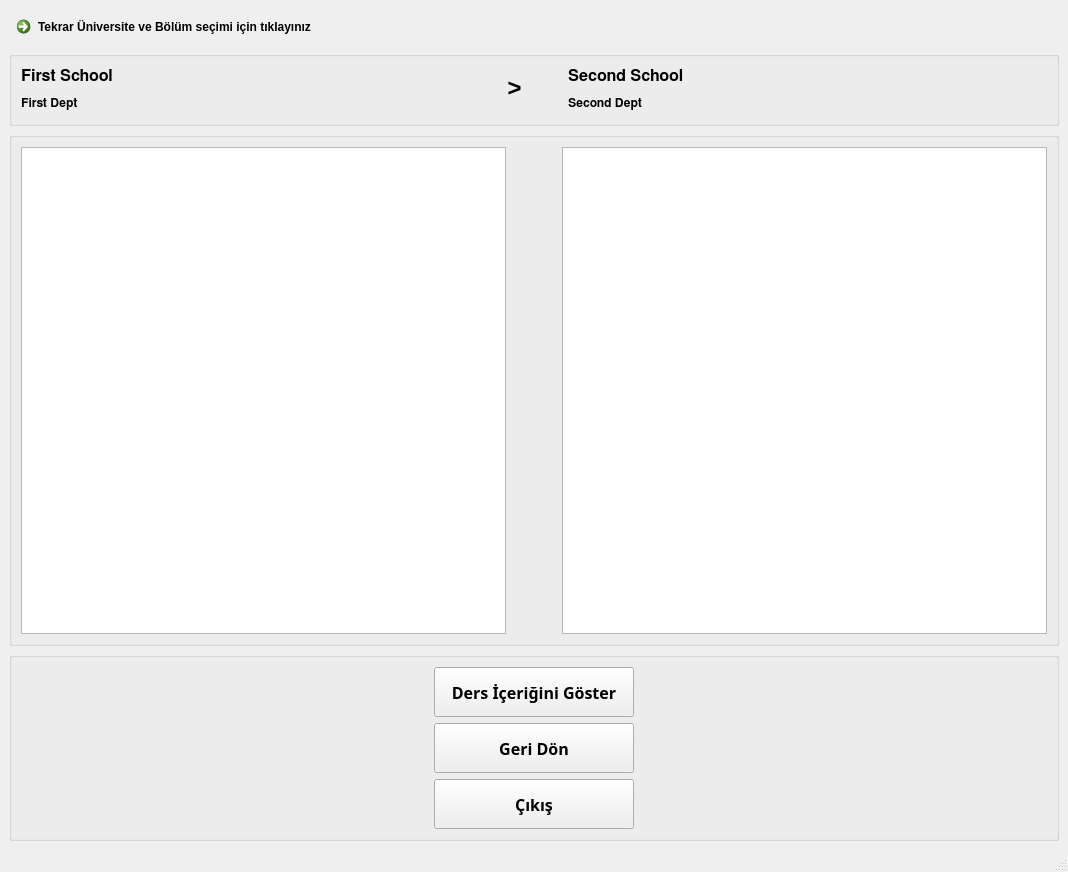
<?xml version="1.0" encoding="UTF-8"?>
<ui version="4.0">
 <class>equi_course_disp</class>
 <widget class="QMainWindow" name="equi_course_disp">
  <property name="geometry">
   <rect>
    <x>0</x>
    <y>0</y>
    <width>1068</width>
    <height>872</height>
   </rect>
  </property>
  <property name="windowTitle">
   <string>Denk olan dersler listesi</string>
  </property>
  <widget class="QWidget" name="centralwidget">
   <layout class="QVBoxLayout" name="verticalLayout">
    <item>
     <widget class="QCommandLinkButton" name="commandLinkButton">
      <property name="text">
       <string>Tekrar Üniversite ve Bölüm seçimi için tıklayınız</string>
      </property>
     </widget>
    </item>
    <item>
     <widget class="QGroupBox" name="label_groupbox">
      <property name="sizePolicy">
       <sizepolicy hsizetype="Expanding" vsizetype="Fixed">
        <horstretch>0</horstretch>
        <verstretch>0</verstretch>
       </sizepolicy>
      </property>
      <property name="minimumSize">
       <size>
        <width>0</width>
        <height>75</height>
       </size>
      </property>
      <property name="title">
       <string/>
      </property>
      <layout class="QHBoxLayout" name="horizontalLayout_2">
       <item>
        <layout class="QVBoxLayout" name="verticalLayout_3">
         <item>
          <widget class="QLabel" name="school1_label">
           <property name="font">
            <font>
             <family>FreeSans</family>
             <pointsize>12</pointsize>
             <weight>75</weight>
             <bold>true</bold>
            </font>
           </property>
           <property name="text">
            <string>First School</string>
           </property>
          </widget>
         </item>
         <item>
          <widget class="QLabel" name="dept1_label">
           <property name="font">
            <font>
             <family>FreeSans</family>
             <weight>75</weight>
             <bold>true</bold>
            </font>
           </property>
           <property name="text">
            <string>First Dept</string>
           </property>
          </widget>
         </item>
        </layout>
       </item>
       <item>
        <widget class="QLabel" name="arrow_label">
         <property name="sizePolicy">
          <sizepolicy hsizetype="Fixed" vsizetype="Preferred">
           <horstretch>0</horstretch>
           <verstretch>0</verstretch>
          </sizepolicy>
         </property>
         <property name="font">
          <font>
           <family>Monospace</family>
           <weight>75</weight>
           <bold>true</bold>
          </font>
         </property>
         <property name="text">
          <string>&lt;html&gt;&lt;head/&gt;&lt;body&gt;&lt;p align=&quot;center&quot;&gt;&lt;span style=&quot; font-size:18pt; font-weight:600;&quot;&gt;&amp;gt;&lt;/span&gt;&lt;/p&gt;&lt;/body&gt;&lt;/html&gt;</string>
         </property>
        </widget>
       </item>
       <item>
        <spacer name="horizontalSpacer">
         <property name="orientation">
          <enum>Qt::Horizontal</enum>
         </property>
         <property name="sizeType">
          <enum>QSizePolicy::Fixed</enum>
         </property>
         <property name="sizeHint" stdset="0">
          <size>
           <width>40</width>
           <height>20</height>
          </size>
         </property>
        </spacer>
       </item>
       <item>
        <layout class="QVBoxLayout" name="verticalLayout_4">
         <item>
          <widget class="QLabel" name="school2_label">
           <property name="font">
            <font>
             <family>FreeSans</family>
             <pointsize>12</pointsize>
             <weight>75</weight>
             <bold>true</bold>
            </font>
           </property>
           <property name="text">
            <string>Second School</string>
           </property>
          </widget>
         </item>
         <item>
          <widget class="QLabel" name="dept2_label">
           <property name="font">
            <font>
             <family>FreeSans</family>
             <weight>75</weight>
             <bold>true</bold>
            </font>
           </property>
           <property name="text">
            <string>Second Dept</string>
           </property>
          </widget>
         </item>
        </layout>
       </item>
      </layout>
     </widget>
    </item>
    <item>
     <widget class="QGroupBox" name="list_groupbox">
      <property name="title">
       <string/>
      </property>
      <layout class="QHBoxLayout" name="horizontalLayout_3">
       <item>
        <widget class="QListWidget" name="textBrowser">
         <property name="font">
          <font>
           <family>Waree</family>
           <pointsize>9</pointsize>
           <weight>75</weight>
           <italic>true</italic>
           <bold>true</bold>
          </font>
         </property>
        </widget>
       </item>
       <item>
        <spacer name="horizontalSpacer_2">
         <property name="orientation">
          <enum>Qt::Horizontal</enum>
         </property>
         <property name="sizeType">
          <enum>QSizePolicy::Fixed</enum>
         </property>
         <property name="sizeHint" stdset="0">
          <size>
           <width>50</width>
           <height>20</height>
          </size>
         </property>
        </spacer>
       </item>
       <item>
        <widget class="QListWidget" name="textBrowser_2">
         <property name="font">
          <font>
           <family>Waree</family>
           <pointsize>9</pointsize>
           <weight>75</weight>
           <italic>true</italic>
           <bold>true</bold>
          </font>
         </property>
        </widget>
       </item>
      </layout>
     </widget>
    </item>
    <item>
     <widget class="QGroupBox" name="button_groupbox">
      <property name="sizePolicy">
       <sizepolicy hsizetype="Preferred" vsizetype="Fixed">
        <horstretch>0</horstretch>
        <verstretch>0</verstretch>
       </sizepolicy>
      </property>
      <property name="minimumSize">
       <size>
        <width>0</width>
        <height>150</height>
       </size>
      </property>
      <property name="title">
       <string/>
      </property>
      <layout class="QGridLayout" name="gridLayout">
       <item row="1" column="0">
        <widget class="QToolButton" name="back_button">
         <property name="enabled">
          <bool>true</bool>
         </property>
         <property name="minimumSize">
          <size>
           <width>200</width>
           <height>50</height>
          </size>
         </property>
         <property name="font">
          <font>
           <family>KacstArt</family>
           <pointsize>12</pointsize>
           <weight>75</weight>
           <bold>true</bold>
          </font>
         </property>
         <property name="text">
          <string>Geri Dön</string>
         </property>
        </widget>
       </item>
       <item row="3" column="0">
        <widget class="QToolButton" name="close_button">
         <property name="minimumSize">
          <size>
           <width>200</width>
           <height>50</height>
          </size>
         </property>
         <property name="font">
          <font>
           <family>KacstArt</family>
           <pointsize>12</pointsize>
           <weight>75</weight>
           <bold>true</bold>
          </font>
         </property>
         <property name="text">
          <string>Çıkış</string>
         </property>
        </widget>
       </item>
       <item row="0" column="0">
        <widget class="QToolButton" name="content_button">
         <property name="minimumSize">
          <size>
           <width>200</width>
           <height>50</height>
          </size>
         </property>
         <property name="font">
          <font>
           <family>KacstArt</family>
           <pointsize>12</pointsize>
           <weight>75</weight>
           <bold>true</bold>
          </font>
         </property>
         <property name="text">
          <string>Ders İçeriğini Göster</string>
         </property>
        </widget>
       </item>
      </layout>
     </widget>
    </item>
   </layout>
  </widget>
  <widget class="QStatusBar" name="statusbar"/>
 </widget>
 <resources/>
 <connections/>
</ui>
